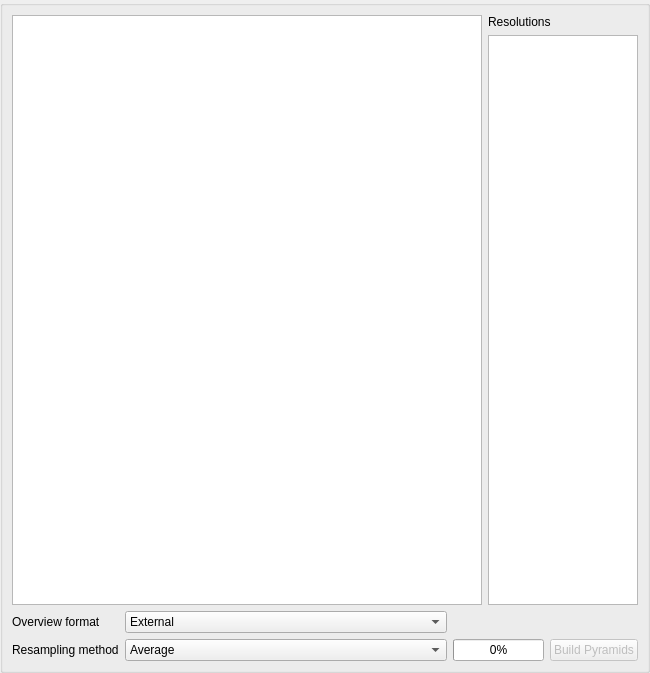
             <widget class="QWidget" name="scrollAreaWidgetContents_5">
              <property name="geometry">
               <rect>
                <x>0</x>
                <y>0</y>
                <width>650</width>
                <height>673</height>
               </rect>
              </property>
              <layout class="QVBoxLayout" name="verticalLayout_12">
               <property name="leftMargin">
                <number>0</number>
               </property>
               <property name="topMargin">
                <number>0</number>
               </property>
               <property name="rightMargin">
                <number>0</number>
               </property>
               <property name="bottomMargin">
                <number>0</number>
               </property>
               <item>
                <widget class="QGroupBox" name="mPyramidsGrpBx">
                 <property name="title">
                  <string/>
                 </property>
                 <layout class="QGridLayout" name="gridLayout_6">
                  <item row="2" column="0">
                   <widget class="QLabel" name="textLabel4_2">
                    <property name="text">
                     <string>Resampling method</string>
                    </property>
                   </widget>
                  </item>
                  <item row="0" column="0" colspan="5">
                   <layout class="QGridLayout" name="gridLayout_8">
                    <item row="0" column="1">
                     <widget class="QLabel" name="textLabel5">
                      <property name="text">
                       <string>Resolutions</string>
                      </property>
                     </widget>
                    </item>
                    <item row="1" column="1">
                     <widget class="QListWidget" name="lbxPyramidResolutions">
                      <property name="minimumSize">
                       <size>
                        <width>150</width>
                        <height>0</height>
                       </size>
                      </property>
                      <property name="maximumSize">
                       <size>
                        <width>150</width>
                        <height>32767</height>
                       </size>
                      </property>
                      <property name="selectionMode">
                       <enum>QAbstractItemView::MultiSelection</enum>
                      </property>
                     </widget>
                    </item>
                    <item row="0" column="0" rowspan="2">
                     <widget class="QTextEdit" name="tePyramidDescription">
                      <property name="sizePolicy">
                       <sizepolicy hsizetype="Expanding" vsizetype="Expanding">
                        <horstretch>4</horstretch>
                        <verstretch>0</verstretch>
                       </sizepolicy>
                      </property>
                      <property name="html">
                       <string>&lt;!DOCTYPE HTML PUBLIC &quot;-//W3C//DTD HTML 4.0//EN&quot; &quot;http://www.w3.org/TR/REC-html40/strict.dtd&quot;&gt;
&lt;html&gt;&lt;head&gt;&lt;meta name=&quot;qrichtext&quot; content=&quot;1&quot; /&gt;&lt;style type=&quot;text/css&quot;&gt;
p, li { white-space: pre-wrap; }
&lt;/style&gt;&lt;/head&gt;&lt;body style=&quot; font-family:'Noto Sans'; font-size:12pt; font-weight:400; font-style:normal;&quot;&gt;
&lt;p style=&quot; margin-top:0px; margin-bottom:0px; margin-left:0px; margin-right:0px; -qt-block-indent:0; text-indent:0px;&quot;&gt;&lt;span style=&quot; font-family:'Cantarell'; font-size:11pt;&quot;&gt;&lt;br /&gt;&lt;/span&gt;&lt;/p&gt;&lt;/body&gt;&lt;/html&gt;</string>
                      </property>
                     </widget>
                    </item>
                   </layout>
                  </item>
                  <item row="2" column="4">
                   <widget class="QPushButton" name="buttonBuildPyramids">
                    <property name="enabled">
                     <bool>false</bool>
                    </property>
                    <property name="text">
                     <string>Build Pyramids</string>
                    </property>
                   </widget>
                  </item>
                  <item row="2" column="1">
                   <widget class="QComboBox" name="cboResamplingMethod">
                    <item>
                     <property name="text">
                      <string>Average</string>
                     </property>
                    </item>
                    <item>
                     <property name="text">
                      <string>Nearest Neighbour</string>
                     </property>
                    </item>
                   </widget>
                  </item>
                  <item row="2" column="2" colspan="2">
                   <widget class="QProgressBar" name="mPyramidProgress">
                    <property name="value">
                     <number>0</number>
                    </property>
                   </widget>
                  </item>
                  <item row="1" column="1">
                   <widget class="QComboBox" name="cbxPyramidsFormat">
                    <property name="sizePolicy">
                     <sizepolicy hsizetype="Expanding" vsizetype="Fixed">
                      <horstretch>0</horstretch>
                      <verstretch>0</verstretch>
                     </sizepolicy>
                    </property>
                    <item>
                     <property name="text">
                      <string>External</string>
                     </property>
                    </item>
                    <item>
                     <property name="text">
                      <string>Internal (if possible)</string>
                     </property>
                    </item>
                    <item>
                     <property name="text">
                      <string>External (Erdas Imagine)</string>
                     </property>
                    </item>
                   </widget>
                  </item>
                  <item row="1" column="0">
                   <widget class="QLabel" name="label_11">
                    <property name="text">
                     <string>Overview format</string>
                    </property>
                   </widget>
                  </item>
                 </layout>
                </widget>
               </item>
              </layout>
             </widget>
